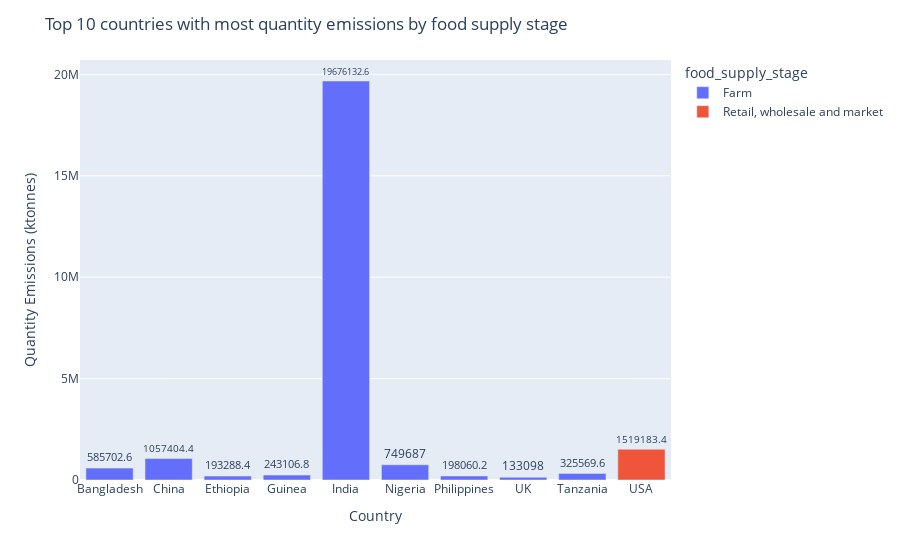

Notebook code for this chart:
### Code cell
import plotly.express as px

top10_emissions_stage_max_element_max['quantity_emissions_rounded'] = top10_emissions_stage_max_element_max['quantity_emissions'].round(1)

fig = px.bar(top10_emissions_stage_max_element_max, x='country', y='quantity_emissions', color='food_supply_stage', text='quantity_emissions_rounded')

fig.update_traces(textposition='outside')

fig.update_layout(title='Top 10 countries with most quantity emissions by food supply stage',
                  xaxis_title='Country',
                  yaxis_title='Quantity Emissions (ktonnes)')

fig.show()

### Figure 1 — Plotly figure (JSON) as saved in the notebook; plotly's stock layout.template omitted (floating-point values rounded to 4 significant figures)
{"data": [{"alignmentgroup": "True", "hovertemplate": "food_supply_stage=Farm<br>country=%{x}<br>quantity_emissions=%{y}<br>quantity_emissions_rounded=%{text}<extra></extra>", "legendgroup": "Farm", "marker": {"color": "#636efa", "pattern": {"shape": ""}}, "name": "Farm", "offsetgroup": "Farm", "orientation": "v", "showlegend": true, "text": [585700.0, 1057000.0, 193300.0, 243100.0, 19680000.0, 749687, 198100.0, 133098, 325600.0], "textposition": "outside", "type": "bar", "x": ["Bangladesh", "China", "Ethiopia", "Guinea", "India", "Nigeria", "Philippines", "UK", "Tanzania"], "xaxis": "x", "y": [585700.0, 1057000.0, 193300.0, 243100.0, 19680000.0, 749700.0, 198100.0, 133100.0, 325600.0], "yaxis": "y"}, {"alignmentgroup": "True", "hovertemplate": "food_supply_stage=Retail, wholesale and market<br>country=%{x}<br>quantity_emissions=%{y}<br>quantity_emissions_rounded=%{text}<extra></extra>", "legendgroup": "Retail, wholesale and market", "marker": {"color": "#EF553B", "pattern": {"shape": ""}}, "name": "Retail, wholesale and market", "offsetgroup": "Retail, wholesale and market", "orientation": "v", "showlegend": true, "text": [1519000.0], "textposition": "outside", "type": "bar", "x": ["USA"], "xaxis": "x", "y": [1519000.0], "yaxis": "y"}], "layout": {"barmode": "relative", "legend": {"title": {"text": "food_supply_stage"}, "tracegroupgap": 0}, "margin": {"t": 60}, "title": {"text": "Top 10 countries with most quantity emissions by food supply stage"}, "xaxis": {"anchor": "y", "domain": [0, 1], "title": {"text": "Country"}}, "yaxis": {"anchor": "x", "domain": [0, 1], "title": {"text": "Quantity Emissions (ktonnes)"}}}}
